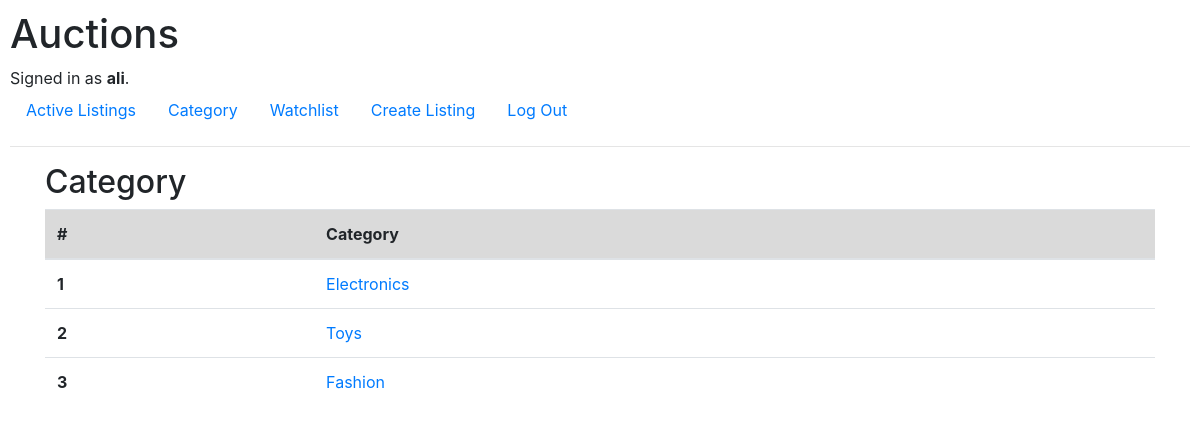
Page /category (signed in) on the committed database.
### auctions/models.py (models this page shows)
class User(AbstractUser):
    def __str__(self):
        return f"{self.username}"

class Category(models.Model):
    category = models.CharField(null=True, max_length=64)
    def __str__(self):
        return f"{self.category}"

### auctions/views.py (the view)
# urls.py: path("category", views.category, name="category"),
@login_required
def category(request):
    return render(request, "auctions/category.html", {
        'categories': Category.objects.all()
    })

### auctions/templates/auctions/category.html
{% extends "auctions/layout.html" %}
{% block body %}
    <div class="container">
        <h2>Category</h2>
        <table class="table container">
            <thead>
            <tr class="table-active">
                <th scope="col">#</th>
                <th scope="col">Category</th>
            </tr>
            </thead>
            <tbody>
            {% for category in categories %}
                <tr class="table-default">
                    <th scope="row">{{ category.id }}</th>
                    <td>
                        <a href="{% url 'cat_listings' category.id %}">{{ category }}</a>
                    </td>
                </tr>
            {% endfor %}
            </tbody>
        </table>
    </div>
{% endblock %}

### auctions/templates/auctions/layout.html (shortened to what this page needs)
{% load static %}
<!DOCTYPE html>
<html lang="en">
<head>
    <link rel="stylesheet" href="https://stackpath.bootstrapcdn.com/bootstrap/4.4.1/css/bootstrap.min.css"
>
    <link href="{% static 'auctions/styles.css' %}" rel="stylesheet">
</head>
<body>
<h1>Auctions</h1>
<div>
    {% if user.is_authenticated %}
        Signed in as <strong>{{ user.username }}</strong>.
    {% else %}
        Not signed in.
    {% endif %}
</div>
<ul class="nav">
    <li class="nav-item">
        <a class="nav-link" href="{% url 'index' %}">Active Listings</a>
    </li>
    {% if user.is_authenticated %}
        <li class="nav-item">
            <a class="nav-link" href="{% url 'category' %}">Category</a>
        </li>
        <li class="nav-item">
            <a class="nav-link" href="{% url 'watchlist' %}">Watchlist</a>
        </li>
        <li class="nav-item">
            <a class="nav-link" href="{% url 'create' %}">Create Listing</a>
        </li>
        <li class="nav-item">
            <a class="nav-link" href="{% url 'logout' %}">Log Out</a>
        </li>
    {% endif %}
</ul>
<hr>
{% block body %}
{% endblock %}
</body>
</html>

### auctions/static/auctions/styles.css (style rules this page uses)
body { padding: 10px; }

### rows in the picture
User: username "ali"
Category: id "1", category "Electronics"
Category: id "2", category "Toys"
Category: id "3", category "Fashion"
